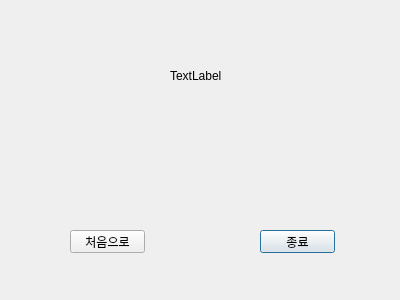
<?xml version="1.0" encoding="UTF-8"?>
<ui version="4.0">
 <class>Dialog</class>
 <widget class="QDialog" name="Dialog">
  <property name="geometry">
   <rect>
    <x>0</x>
    <y>0</y>
    <width>400</width>
    <height>300</height>
   </rect>
  </property>
  <property name="windowTitle">
   <string>Dialog</string>
  </property>
  <widget class="QPushButton" name="pushButton">
   <property name="geometry">
    <rect>
     <x>260</x>
     <y>230</y>
     <width>75</width>
     <height>23</height>
    </rect>
   </property>
   <property name="text">
    <string>종료</string>
   </property>
  </widget>
  <widget class="QPushButton" name="pushButton_2">
   <property name="geometry">
    <rect>
     <x>70</x>
     <y>230</y>
     <width>75</width>
     <height>23</height>
    </rect>
   </property>
   <property name="text">
    <string>처음으로</string>
   </property>
  </widget>
  <widget class="QLabel" name="label">
   <property name="geometry">
    <rect>
     <x>170</x>
     <y>70</y>
     <width>56</width>
     <height>12</height>
    </rect>
   </property>
   <property name="text">
    <string>TextLabel</string>
   </property>
  </widget>
 </widget>
 <resources/>
 <connections/>
</ui>
